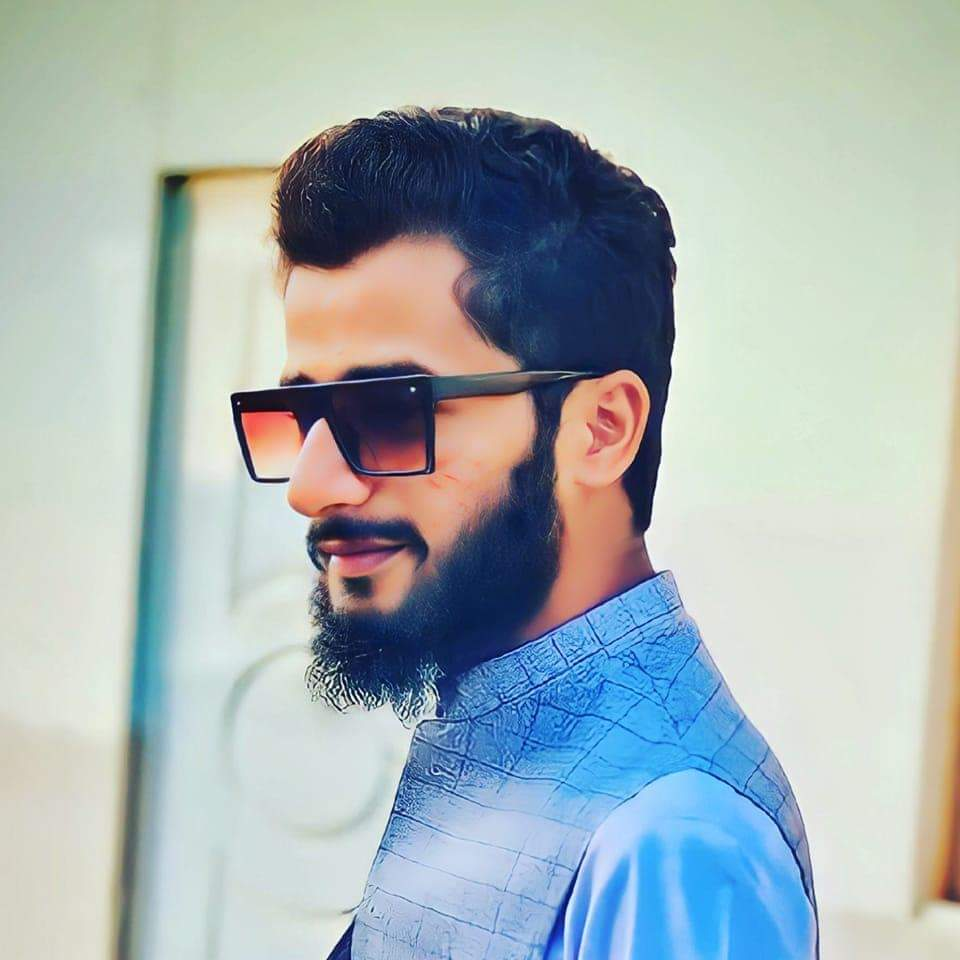
#> input picture zeeshan_fareed.jpg, 960 x 960 px
$ jupyter execute 'Lecture 9 Flip Rotate Image.ipynb'
#> lines starting #> are read from the running program, lines starting #| are printed output that depends on the picture
[cell 1]
import cv2

## Flip

[cell 2]
img = cv2.imread("zeeshan_fareed.jpg")
#> img is the input picture: shape (960, 960, 3); mean B, G, R 181.8, 179.8, 167.3
img = cv2.resize(img, (500,470))
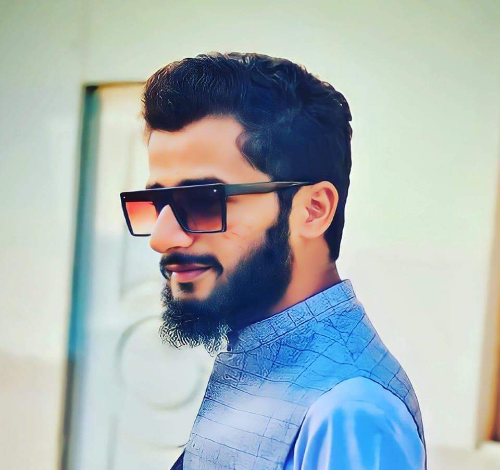
#> img: shape (470, 500, 3); mean B, G, R 181.7, 179.7, 167.2

# img = cv2.flip(img, 1)   #y axis
# img = cv2.flip(img, 0)   #x axis
img = cv2.flip(img, -1)   #x,y axis
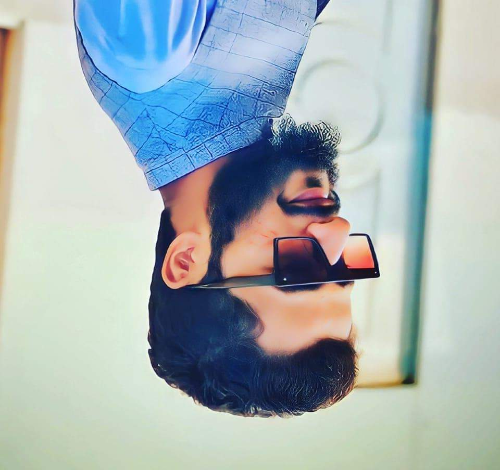
#> img: shape (470, 500, 3); mean B, G, R 181.7, 179.7, 167.2

cv2.imshow("Rooshan", img)
cv2.waitKey(0)
cv2.destroyAllWindows()

## Rotation

[cell 3]
img = cv2.imread("zeeshan_fareed.jpg")
img = cv2.resize(img, (500,470))

# img = cv2.rotate(img, cv2.ROTATE_90_CLOCKWISE)
img = cv2.rotate(img, cv2.ROTATE_90_COUNTERCLOCKWISE)
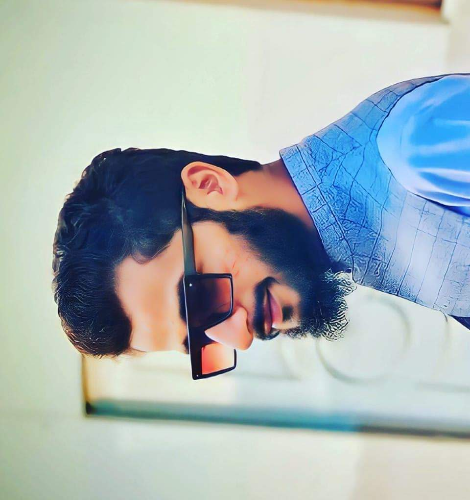
#> img: shape (500, 470, 3); mean B, G, R 181.7, 179.7, 167.2

cv2.imshow("Rooshan", img)
cv2.waitKey(0)
cv2.destroyAllWindows()

## Transpose Rotate only one rotation

[cell 4]
img = cv2.imread("zeeshan_fareed.jpg")
img = cv2.resize(img, (500,470))

img = cv2.transpose(img)
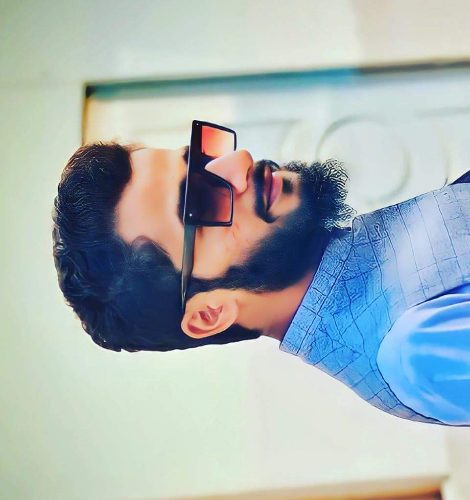
#> img: shape (500, 470, 3); mean B, G, R 181.7, 179.7, 167.2

cv2.imshow("Rooshan", img)
cv2.waitKey(0)
cv2.destroyAllWindows()

$ run again, with Cat 1.jpg copied over zeeshan_fareed.jpg
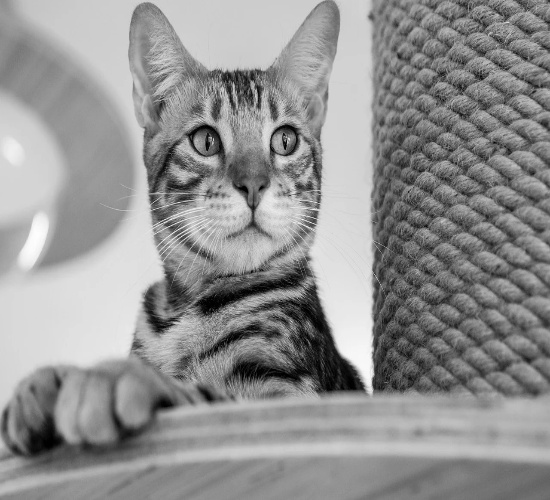
#> input picture Cat 1.jpg, 550 x 500 px
#> img is the input picture: shape (500, 550, 3); min 0, max 254, mean 145.5
#> `img = cv2.rotate(img, cv2.ROTATE_90_COUNTERCLOCKWISE)`:
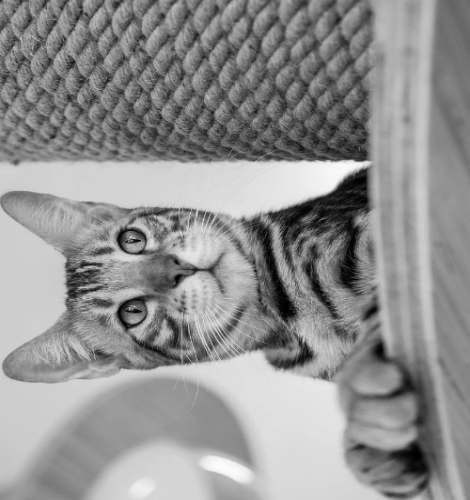
#> img: shape (500, 470, 3); min 0, max 254, mean 145.4
#> `img = cv2.transpose(img)`:
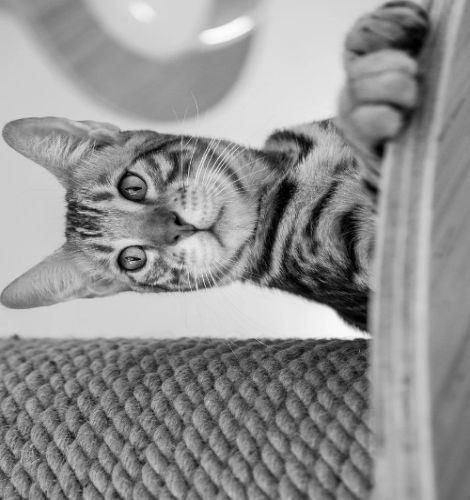
#> img: shape (500, 470, 3); min 0, max 254, mean 145.4
